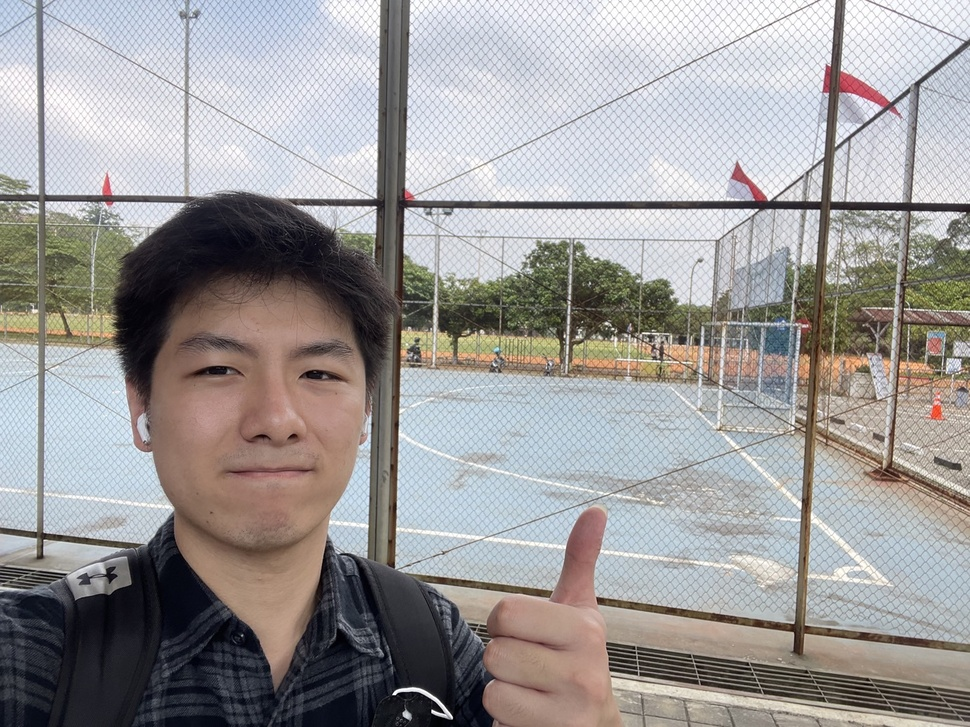
%> input picture Foto_18220041_Bryan Eagan.jpg, 970 x 727 px, shrunk from 1479 x 1109 before the run
$ octave TabelWarna.m   (GNU Octave 9; MATLAB toolbox functions it lacks are replaced by stand-ins)
%> lines starting %> are read from the running program, lines starting %| are printed output that depends on the picture
img = imread('Foto_18220041_Bryan Eagan.jpg');
%> img is the input picture: size 727x970x3 uint8; mean R, G, B 156, 153.3, 153
ycbcr = rgb2ycbcr(img);
%> ycbcr: size 727x970x3 uint8; mean of channels 1, 2, 3 148.3, 127.5, 129.2
y = ycbcr(:,:,1); % y channel
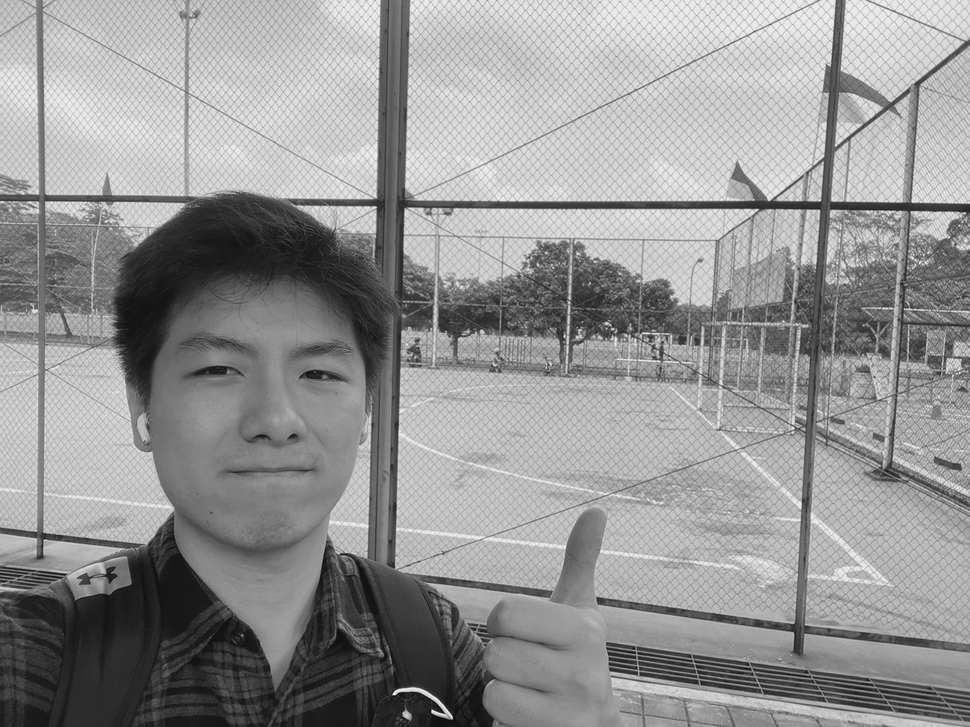
%> y: size 727x970 uint8; min 16, max 235, mean 148.3
cb = ycbcr(:,:,2); % cb channel
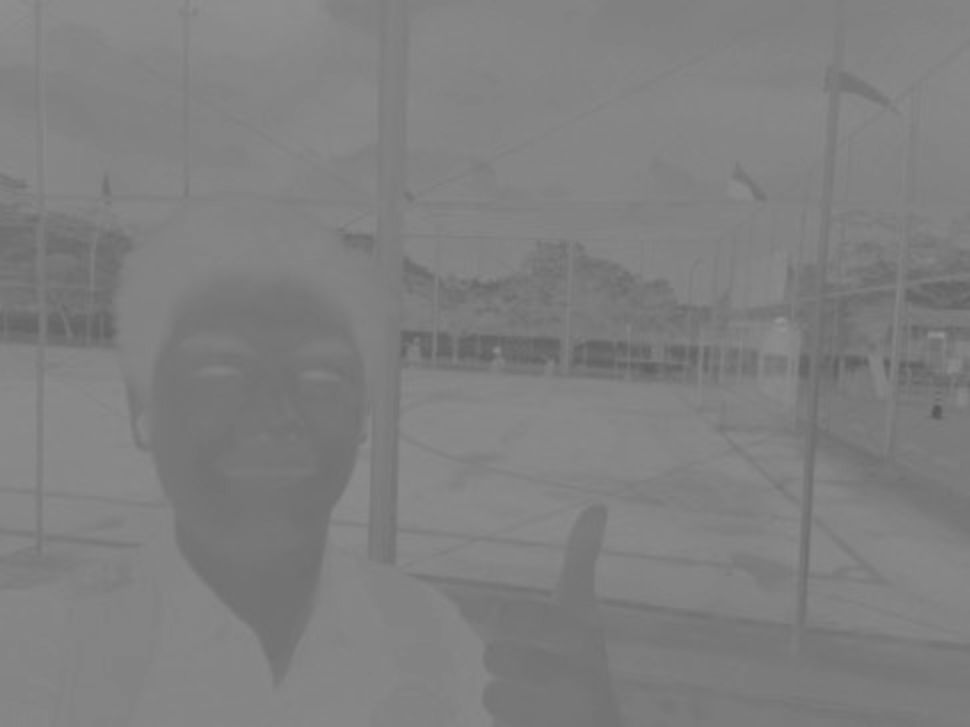
%> cb: size 727x970 uint8; min 87, max 148, mean 127.5
cr = ycbcr(:,:,3); % cr channel
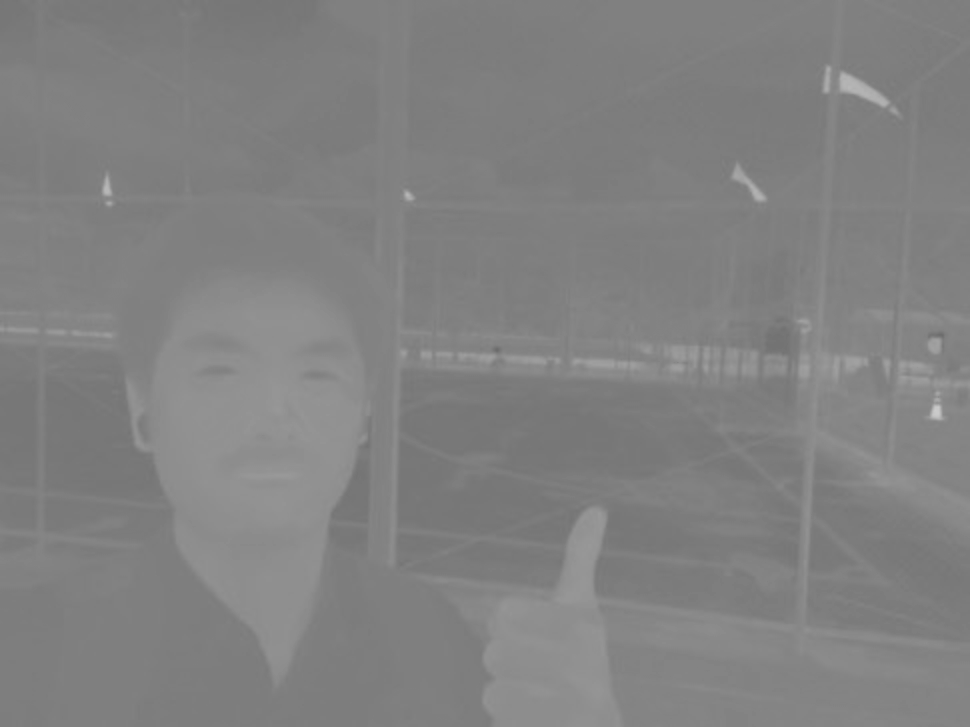
%> cr: size 727x970 uint8; min 107, max 204, mean 129.2
figure(), imshow(y), title('Y Version');
imtool(y);
